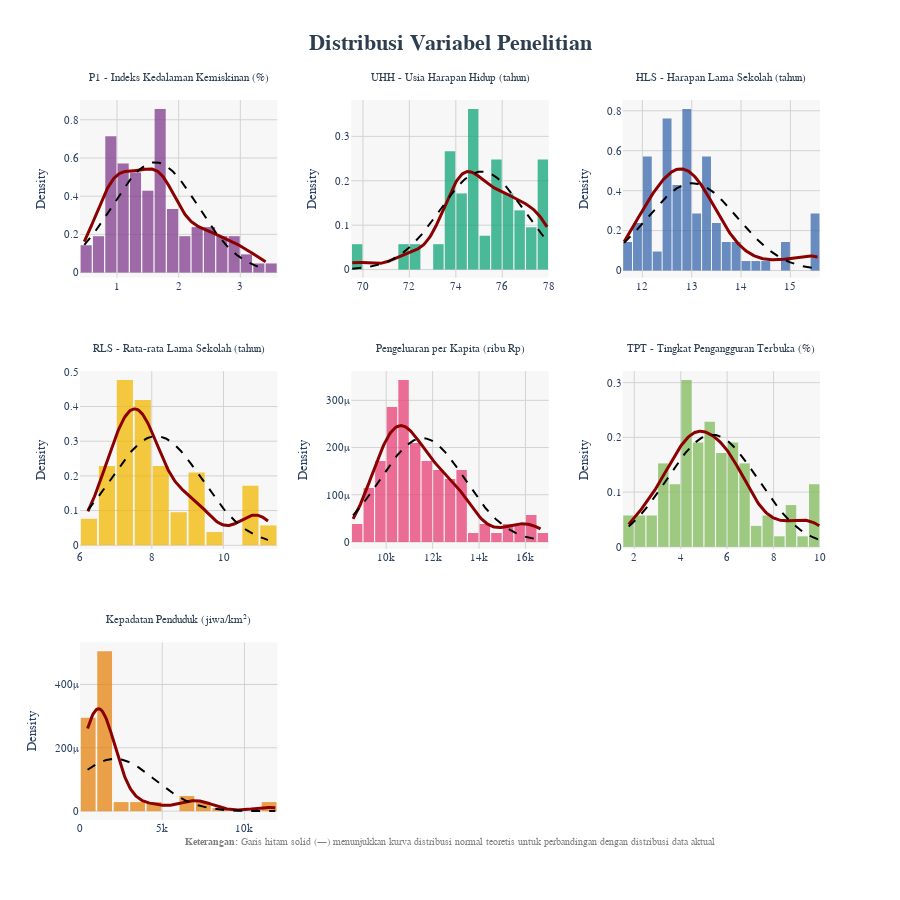

Write notebook code for a chart like this one.
### Markdown cell above
### **5. Visualisasi Distribusi (Histogram)**

### Code cell
print("Membuat Histogram Distribusi Data...")

# Konfigurasi nama variabel
var_labels = {
    'P1': 'P1 - Indeks Kedalaman Kemiskinan (%)',
    'UHH': 'UHH - Usia Harapan Hidup (tahun)',
    'HLS': 'HLS - Harapan Lama Sekolah (tahun)',
    'RLS': 'RLS - Rata-rata Lama Sekolah (tahun)',
    'Pengeluaran': 'Pengeluaran per Kapita (ribu Rp)',
    'TPT': 'TPT - Tingkat Pengangguran Terbuka (%)',
    'Kepadatan': 'Kepadatan Penduduk (jiwa/km²)'
}

# Layout grid (3 kolom)
n_cols = 3
n_rows = math.ceil(len(df_numeric.columns) / n_cols)

colors = px.colors.qualitative.Bold

# Buat subplot
subplot_titles = [var_labels[col] for col in df_numeric.columns]

fig = make_subplots(
    rows=n_rows, 
    cols=n_cols, 
    subplot_titles=subplot_titles,
    vertical_spacing=0.13,
    horizontal_spacing=0.10
)

for i, column in enumerate(df_numeric.columns):
    row = (i // n_cols) + 1
    col = (i % n_cols) + 1
    
    color = colors[i % len(colors)]
    
    # Hitung statistik untuk ditampilkan
    data = df_numeric[column].dropna()
    mean_val = data.mean()
    median_val = data.median()
    std_val = data.std()
    
    # Tambahkan Histogram untuk variabel
    fig.add_trace(
        go.Histogram(
            x=df_numeric[column], 
            name=column,
            nbinsx=20,   
            marker_color=color,
            opacity=0.75,
            showlegend=False,
            histnorm='probability density',  # Normalisasi untuk overlay dengan kurva
            hovertemplate=(
                f'<b>{column}</b><br>' +
                '<b>Range</b>: %{x}<br>' +
                '<b>Density</b>: %{y:.4f}<br>' +
                '<extra></extra>'
            )
        ),
        row=row, col=col
    )
    
    # Hitung KDE
    kde = gaussian_kde(data)
    x_range = np.linspace(data.min(), data.max(), 200)
    y_kde = kde(x_range)
    
    # Tambahkan kurva KDE (mengikuti data asli)
    fig.add_trace(
        go.Scatter(
            x=x_range,
            y=y_kde,
            mode='lines',
            name='Kurva Density',
            line=dict(color='darkred', width=3, dash='solid'),
            showlegend=False,
            hovertemplate='<b>Kurva Density (KDE)</b><br>x: %{x:.2f}<br>density: %{y:.4f}<extra></extra>'
        ),
        row=row, col=col
    )
    
    # Tambahkan kurva distribusi normal teoretis untuk perbandingan
    x_range_norm = np.linspace(data.min(), data.max(), 200)
    y_norm = stats.norm.pdf(x_range_norm, mean_val, std_val)
    
    fig.add_trace(
        go.Scatter(
            x=x_range_norm,
            y=y_norm,
            mode='lines',
            name='Kurva Normal Teoretis',
            line=dict(color='black', width=2, dash='dash'),
            showlegend=False,
            hovertemplate='<b>Kurva Normal Teoretis</b><br>x: %{x:.2f}<br>density: %{y:.4f}<extra></extra>'
        ),
        row=row, col=col
    )

fig.update_layout(
    title={
        'text': "<b>Distribusi Variabel Penelitian</b>",
        'x': 0.5,
        'xanchor': 'center',
        'font': {'size': 22, 'family': 'Arial, sans-serif', 'color': '#2c3e50'}
    },
    height=300 * n_rows,
    bargap=0.1,
    showlegend=False,
    plot_bgcolor='rgba(240,240,240,0.5)',
    paper_bgcolor='white',
    font=dict(family="Arial, sans-serif", size=11)
)

fig.update_annotations(font=dict(size=11, family="Arial, sans-serif", color="#34495e"))

for i, annotation in enumerate(fig['layout']['annotations']):
    if i < len(df_numeric.columns):
        annotation['font'] = dict(size=11, family="Arial, sans-serif", color="#2c3e50")
        annotation['y'] = annotation['y'] + 0.02  # Naikkan sedikit posisi judul

# Update axes untuk semua subplot
for i in range(1, len(df_numeric.columns) + 1):
    fig.update_xaxes(
        showgrid=True, 
        gridwidth=1, 
        gridcolor='lightgray',
        zeroline=False,
        row=((i-1) // n_cols) + 1, 
        col=((i-1) % n_cols) + 1
    )
    fig.update_yaxes(
        title_text="Density",
        showgrid=True, 
        gridwidth=1, 
        gridcolor='lightgray',
        zeroline=False,
        row=((i-1) // n_cols) + 1, 
        col=((i-1) % n_cols) + 1
    )

# Tambahkan anotasi legend manual di bagian bawah
fig.add_annotation(
    text="<b>Keterangan:</b> Garis hitam solid (—) menunjukkan kurva distribusi normal teoretis untuk perbandingan dengan distribusi data aktual",
    xref="paper", yref="paper",
    x=0.5, y=-0.04,
    showarrow=False,
    font=dict(size=10, color="gray"),
    xanchor='center'
)

# Tampilkan
fig.show()

# Simpan sebagai HTML
output_path = os.path.join(path_visualisasi, "histogram_distribusi.html")
fig.write_html(output_path)
print(f"✅ File tersimpan: {output_path}")

# Cetak statistik ringkas
print("\n📊 Ringkasan Statistik Distribusi:")
print("=" * 70)
for col in df_numeric.columns:
    data = df_numeric[col].dropna()
    print(f"{var_labels[col]}")
    print(f"  Mean: {data.mean():.2f} | Median: {data.median():.2f} | Std: {data.std():.2f}")
    print(f"  Range: {data.min():.2f} - {data.max():.2f}")
    print("-" * 70)

### Figure 1 — Plotly figure (JSON) as saved in the notebook; plotly's stock layout.template omitted (floating-point values rounded to 4 significant figures; data arrays with more than 128 entries replaced by an {"elided": "..."} marker saying what was removed)
{"data": [{"histnorm": "probability density", "hovertemplate": "<b>P1</b><br><b>Range</b>: %{x}<br><b>Density</b>: %{y:.4f}<br><extra></extra>", "marker": {"color": "rgb(127, 60, 141)"}, "name": "P1", "nbinsx": 20, "opacity": 0.75, "showlegend": false, "type": "histogram", "x": [1.48, 2.35, 2.1, 2.97, 3.24, 1.36, 2.75, 1.63, 1.76, 1.79, 0.91, 1.57, 1.61, 2.39, 1.66, 1.82, 2.77, 1.69, 1.23, 0.88, 2.31, 0.95, 1.57, 1.51, 1.76, 1.75, 2.92, 1.0, 3.04, 0.85, 1.83, 0.8, 0.67, 1.51, 1.04, 1.47, 1.75, 2.08, 2.34, 3.41, 1.31, 3.18, 1.66, 1.13, 1.86, 0.87, 1.33, 1.64, 2.07, 1.95, 1.8, 2.41, 1.2, 0.9, 1.22, 1.68, 1.03, 1.06, 1.52, 1.26, 1.67, 2.43, 0.95, 2.73, 0.47, 1.07, 0.66, 0.56, 0.9, 1.15, 1.54, 1.78, 2.52, 2.34, 2.89, 1.78, 2.6, 1.73, 1.02, 1.7, 1.17, 1.32, 1.22, 2.15, 1.48, 1.35, 2.52, 1.64, 0.99, 1.01, 1.83, 0.82, 0.99, 1.19, 1.85, 1.3, 2.4, 0.88, 2.98, 0.74, 1.0, 0.75, 0.54, 0.82, 0.86], "xaxis": "x", "yaxis": "y"}, {"hovertemplate": "<b>Kurva Density (KDE)</b><br>x: %{x:.2f}<br>density: %{y:.4f}<extra></extra>", "line": {"color": "darkred", "dash": "solid", "width": 3}, "mode": "lines", "name": "Kurva Density", "showlegend": false, "type": "scatter", "x": {"elided": "200 float values"}, "xaxis": "x", "y": {"elided": "200 float values"}, "yaxis": "y"}, {"hovertemplate": "<b>Kurva Normal Teoretis</b><br>x: %{x:.2f}<br>density: %{y:.4f}<extra></extra>", "line": {"color": "black", "dash": "dash", "width": 2}, "mode": "lines", "name": "Kurva Normal Teoretis", "showlegend": false, "type": "scatter", "x": {"elided": "200 float values"}, "xaxis": "x", "y": {"elided": "200 float values"}, "yaxis": "y"}, {"histnorm": "probability density", "hovertemplate": "<b>UHH</b><br><b>Range</b>: %{x}<br><b>Density</b>: %{y:.4f}<br><extra></extra>", "marker": {"color": "rgb(17, 165, 121)"}, "name": "UHH", "nbinsx": 20, "opacity": 0.75, "showlegend": false, "type": "histogram", "x": [73.9, 73.8, 73.21, 74.28, 73.55, 74.87, 71.94, 73.88, 76.03, 76.86, 77.73, 76.28, 77.55, 75.79, 74.84, 74.51, 74.61, 76.27, 76.68, 75.91, 75.46, 75.79, 75.64, 74.48, 74.74, 73.74, 73.53, 71.72, 69.54, 76.93, 77.32, 77.55, 77.51, 74.44, 74.54, 74.07, 73.88, 73.28, 74.37, 73.7, 75.03, 72.05, 74.03, 76.12, 76.95, 77.82, 76.41, 77.64, 75.87, 74.93, 74.6, 74.68, 76.32, 76.76, 75.97, 75.52, 75.86, 75.7, 74.53, 74.79, 73.8, 73.65, 71.85, 69.74, 77.02, 77.43, 77.72, 77.69, 74.51, 74.64, 74.25, 73.98, 73.37, 74.47, 73.83, 75.21, 72.17, 74.2, 76.23, 77.07, 77.86, 76.56, 77.72, 75.97, 75.04, 74.71, 74.77, 76.39, 76.86, 76.04, 75.6, 75.95, 75.77, 74.58, 74.85, 73.87, 73.85, 72.0, 69.96, 77.22, 77.63, 77.93, 77.9, 74.6, 74.77], "xaxis": "x2", "yaxis": "y2"}, {"hovertemplate": "<b>Kurva Density (KDE)</b><br>x: %{x:.2f}<br>density: %{y:.4f}<extra></extra>", "line": {"color": "darkred", "dash": "solid", "width": 3}, "mode": "lines", "name": "Kurva Density", "showlegend": false, "type": "scatter", "x": {"elided": "200 float values"}, "xaxis": "x2", "y": {"elided": "200 float values"}, "yaxis": "y2"}, {"hovertemplate": "<b>Kurva Normal Teoretis</b><br>x: %{x:.2f}<br>density: %{y:.4f}<extra></extra>", "line": {"color": "black", "dash": "dash", "width": 2}, "mode": "lines", "name": "Kurva Normal Teoretis", "showlegend": false, "type": "scatter", "x": {"elided": "200 float values"}, "xaxis": "x2", "y": {"elided": "200 float values"}, "yaxis": "y2"}, {"histnorm": "probability density", "hovertemplate": "<b>HLS</b><br><b>Range</b>: %{x}<br><b>Density</b>: %{y:.4f}<br><extra></extra>", "marker": {"color": "rgb(57, 105, 172)"}, "name": "HLS", "nbinsx": 20, "opacity": 0.75, "showlegend": false, "type": "histogram", "x": [12.63, 13.03, 12.0, 11.63, 13.35, 13.51, 11.76, 12.55, 12.57, 13.39, 13.84, 12.5, 13.69, 12.84, 12.44, 12.35, 12.12, 12.94, 13.24, 12.76, 13.32, 12.98, 12.32, 12.96, 12.13, 12.42, 11.96, 12.89, 12.05, 14.15, 14.88, 15.42, 15.53, 12.85, 13.07, 12.66, 13.21, 12.01, 11.81, 13.36, 13.52, 11.78, 12.58, 12.62, 13.4, 13.9, 12.51, 13.7, 12.91, 12.45, 12.44, 12.13, 12.95, 13.25, 12.77, 13.33, 13.04, 12.55, 12.97, 12.14, 12.43, 11.98, 12.91, 12.15, 14.31, 14.89, 15.43, 15.54, 12.86, 13.08, 12.67, 13.26, 12.02, 11.82, 13.37, 13.53, 11.8, 12.61, 12.66, 13.41, 13.91, 12.52, 13.71, 12.92, 12.46, 12.51, 12.15, 12.96, 13.26, 12.85, 13.34, 13.05, 12.61, 12.99, 12.15, 12.44, 12.01, 12.92, 12.44, 14.4, 14.9, 15.44, 15.55, 12.87, 13.18], "xaxis": "x3", "yaxis": "y3"}, {"hovertemplate": "<b>Kurva Density (KDE)</b><br>x: %{x:.2f}<br>density: %{y:.4f}<extra></extra>", "line": {"color": "darkred", "dash": "solid", "width": 3}, "mode": "lines", "name": "Kurva Density", "showlegend": false, "type": "scatter", "x": {"elided": "200 float values"}, "xaxis": "x3", "y": {"elided": "200 float values"}, "yaxis": "y3"}, {"hovertemplate": "<b>Kurva Normal Teoretis</b><br>x: %{x:.2f}<br>density: %{y:.4f}<extra></extra>", "line": {"color": "black", "dash": "dash", "width": 2}, "mode": "lines", "name": "Kurva Normal Teoretis", "showlegend": false, "type": "scatter", "x": {"elided": "200 float values"}, "xaxis": "x3", "y": {"elided": "200 float values"}, "yaxis": "y3"}, {"histnorm": "probability density", "hovertemplate": "<b>RLS</b><br><b>Range</b>: %{x}<br><b>Density</b>: %{y:.4f}<br><extra></extra>", "marker": {"color": "rgb(242, 183, 1)"}, "name": "RLS", "nbinsx": 20, "opacity": 0.75, "showlegend": false, "type": "histogram", "x": [7.09, 7.63, 7.25, 6.75, 7.55, 8.21, 6.82, 7.79, 7.85, 8.81, 9.35, 7.34, 8.57, 7.66, 7.11, 6.99, 7.3, 7.48, 8.76, 7.79, 7.86, 8.03, 7.25, 7.46, 6.88, 7.17, 6.45, 6.99, 6.22, 10.62, 10.9, 10.66, 10.78, 9.18, 8.73, 7.18, 7.78, 7.33, 6.84, 7.85, 8.32, 6.88, 7.81, 8.08, 9.09, 9.62, 7.42, 8.79, 7.79, 7.26, 7.01, 7.41, 7.79, 9.06, 8.09, 8.1, 8.05, 7.41, 7.71, 6.9, 7.46, 6.5, 7.25, 6.35, 10.94, 10.92, 10.95, 10.8, 9.2, 9.0, 7.39, 7.87, 7.34, 6.86, 7.86, 8.46, 6.89, 7.82, 8.09, 9.27, 9.84, 7.67, 9.02, 7.87, 7.28, 7.08, 7.72, 7.8, 9.34, 8.26, 8.27, 8.07, 7.5, 7.73, 7.07, 7.47, 6.55, 7.34, 6.4, 11.2, 11.0, 11.24, 10.81, 9.29, 9.24], "xaxis": "x4", "yaxis": "y4"}, {"hovertemplate": "<b>Kurva Density (KDE)</b><br>x: %{x:.2f}<br>density: %{y:.4f}<extra></extra>", "line": {"color": "darkred", "dash": "solid", "width": 3}, "mode": "lines", "name": "Kurva Density", "showlegend": false, "type": "scatter", "x": {"elided": "200 float values"}, "xaxis": "x4", "y": {"elided": "200 float values"}, "yaxis": "y4"}, {"hovertemplate": "<b>Kurva Normal Teoretis</b><br>x: %{x:.2f}<br>density: %{y:.4f}<extra></extra>", "line": {"color": "black", "dash": "dash", "width": 2}, "mode": "lines", "name": "Kurva Normal Teoretis", "showlegend": false, "type": "scatter", "x": {"elided": "200 float values"}, "xaxis": "x4", "y": {"elided": "200 float values"}, "yaxis": "y4"}, {"histnorm": "probability density", "hovertemplate": "<b>Pengeluaran</b><br><b>Range</b>: %{x}<br><b>Density</b>: %{y:.4f}<br><extra></extra>", "marker": {"color": "rgb(231, 63, 116)"}, "name": "Pengeluaran", "nbinsx": 20, "opacity": 0.75, "showlegend": false, "type": "histogram", "x": [10534, 11546, 10032, 9407, 9028, 10275, 10760, 9440, 13031, 12017, 11428, 9429, 11509, 12679, 10294, 9669, 10519, 10506, 11272, 10536, 10248, 12070, 9408, 11608, 9524, 10409, 8573, 9700, 10152, 12349, 14911, 15843, 15425, 12598, 13143, 10904, 11905, 10277, 9776, 9282, 10671, 11108, 10011, 13250, 12522, 11841, 9780, 11798, 13052, 10610, 10067, 10937, 10948, 11609, 10913, 10698, 12448, 9773, 11999, 9972, 10707, 8994, 10020, 10514, 12816, 15463, 16351, 16047, 13158, 13455, 11432, 12492, 10964, 10226, 9734, 11110, 11577, 10493, 13716, 12968, 12319, 10283, 12260, 13439, 11083, 10541, 11399, 11385, 12088, 11306, 11166, 12943, 10108, 12755, 10470, 11297, 9587, 10537, 10993, 13175, 15870, 16650, 16420, 14056, 14013], "xaxis": "x5", "yaxis": "y5"}, {"hovertemplate": "<b>Kurva Density (KDE)</b><br>x: %{x:.2f}<br>density: %{y:.4f}<extra></extra>", "line": {"color": "darkred", "dash": "solid", "width": 3}, "mode": "lines", "name": "Kurva Density", "showlegend": false, "type": "scatter", "x": {"elided": "200 float values"}, "xaxis": "x5", "y": {"elided": "200 float values"}, "yaxis": "y5"}, {"hovertemplate": "<b>Kurva Normal Teoretis</b><br>x: %{x:.2f}<br>density: %{y:.4f}<extra></extra>", "line": {"color": "black", "dash": "dash", "width": 2}, "mode": "lines", "name": "Kurva Normal Teoretis", "showlegend": false, "type": "scatter", "x": {"elided": "200 float values"}, "xaxis": "x5", "y": {"elided": "200 float values"}, "yaxis": "y5"}, {"histnorm": "probability density", "hovertemplate": "<b>TPT</b><br><b>Range</b>: %{x}<br><b>Density</b>: %{y:.4f}<br><extra></extra>", "marker": {"color": "rgb(128, 186, 90)"}, "name": "TPT", "nbinsx": 20, "opacity": 0.75, "showlegend": false, "type": "histogram", "x": [9.97, 6.05, 6.05, 5.86, 6.03, 3.59, 5.26, 5.03, 5.09, 5.48, 3.32, 2.43, 5.89, 4.76, 4.38, 3.81, 3.67, 4.6, 3.77, 4.23, 5.28, 5.02, 2.62, 7.55, 6.59, 4.28, 6.71, 9.97, 9.78, 8.73, 7.85, 7.26, 9.54, 6.89, 8.25, 9.62, 6.05, 5.23, 6.38, 5.92, 4.45, 5.01, 4.97, 4.92, 4.31, 2.47, 1.95, 5.7, 4.69, 4.4, 3.7, 1.76, 4.45, 3.21, 4.1, 6.11, 4.81, 2.54, 7.34, 6.64, 3.23, 6.63, 9.64, 9.48, 6.71, 5.83, 5.58, 7.6, 4.98, 6.68, 8.74, 6.35, 5.61, 6.26, 5.11, 4.02, 4.95, 4.42, 4.05, 4.2, 3.4, 1.92, 4.35, 3.87, 4.02, 3.1, 2.6, 4.29, 3.25, 3.35, 5.38, 4.05, 2.32, 5.76, 6.06, 3.25, 6.55, 8.6, 8.98, 5.25, 4.58, 4.57, 5.99, 5.02, 6.05], "xaxis": "x6", "yaxis": "y6"}, {"hovertemplate": "<b>Kurva Density (KDE)</b><br>x: %{x:.2f}<br>density: %{y:.4f}<extra></extra>", "line": {"color": "darkred", "dash": "solid", "width": 3}, "mode": "lines", "name": "Kurva Density", "showlegend": false, "type": "scatter", "x": {"elided": "200 float values"}, "xaxis": "x6", "y": {"elided": "200 float values"}, "yaxis": "y6"}, {"hovertemplate": "<b>Kurva Normal Teoretis</b><br>x: %{x:.2f}<br>density: %{y:.4f}<extra></extra>", "line": {"color": "black", "dash": "dash", "width": 2}, "mode": "lines", "name": "Kurva Normal Teoretis", "showlegend": false, "type": "scatter", "x": {"elided": "200 float values"}, "xaxis": "x6", "y": {"elided": "200 float values"}, "yaxis": "y6"}, {"histnorm": "probability density", "hovertemplate": "<b>Kepadatan</b><br><b>Range</b>: %{x}<br><b>Density</b>: %{y:.4f}<br><extra></extra>", "marker": {"color": "rgb(230, 131, 16)"}, "name": "Kepadatan", "nbinsx": 20, "opacity": 0.75, "showlegend": false, "type": "histogram", "x": [924, 1340, 1487, 1003, 1124, 709, 903, 1184, 1061, 1925, 1864, 585, 1211, 1045, 725, 491, 730, 894, 2005, 1122, 1347, 1115, 948, 917, 1023, 1167, 1328, 1836, 1047, 7572, 11361, 3374, 4432, 6813, 6950, 930, 1360, 1311, 971, 1073, 752, 910, 1209, 1064, 1946, 1964, 580, 1227, 1048, 744, 495, 642, 898, 2014, 1188, 1363, 1128, 919, 1031, 1031, 1180, 1483, 1846, 1213, 6715, 11878, 3683, 4442, 6889, 8069, 893, 1377, 1321, 984, 1048, 762, 924, 1226, 1008, 1834, 1999, 586, 1244, 1003, 756, 461, 636, 864, 2057, 1216, 1382, 1137, 929, 1050, 967, 1205, 1366, 1682, 1154, 6585, 11258, 3618, 4534, 7017, 7123], "xaxis": "x7", "yaxis": "y7"}, {"hovertemplate": "<b>Kurva Density (KDE)</b><br>x: %{x:.2f}<br>density: %{y:.4f}<extra></extra>", "line": {"color": "darkred", "dash": "solid", "width": 3}, "mode": "lines", "name": "Kurva Density", "showlegend": false, "type": "scatter", "x": {"elided": "200 float values"}, "xaxis": "x7", "y": {"elided": "200 float values"}, "yaxis": "y7"}, {"hovertemplate": "<b>Kurva Normal Teoretis</b><br>x: %{x:.2f}<br>density: %{y:.4f}<extra></extra>", "line": {"color": "black", "dash": "dash", "width": 2}, "mode": "lines", "name": "Kurva Normal Teoretis", "showlegend": false, "type": "scatter", "x": {"elided": "200 float values"}, "xaxis": "x7", "y": {"elided": "200 float values"}, "yaxis": "y7"}], "layout": {"annotations": [{"font": {"color": "#2c3e50", "family": "Arial, sans-serif", "size": 11}, "showarrow": false, "text": "P1 - Indeks Kedalaman Kemiskinan (%)", "x": 0.1333, "xanchor": "center", "xref": "paper", "y": 1.02, "yanchor": "bottom", "yref": "paper"}, {"font": {"color": "#2c3e50", "family": "Arial, sans-serif", "size": 11}, "showarrow": false, "text": "UHH - Usia Harapan Hidup (tahun)", "x": 0.5, "xanchor": "center", "xref": "paper", "y": 1.02, "yanchor": "bottom", "yref": "paper"}, {"font": {"color": "#2c3e50", "family": "Arial, sans-serif", "size": 11}, "showarrow": false, "text": "HLS - Harapan Lama Sekolah (tahun)", "x": 0.8667, "xanchor": "center", "xref": "paper", "y": 1.02, "yanchor": "bottom", "yref": "paper"}, {"font": {"color": "#2c3e50", "family": "Arial, sans-serif", "size": 11}, "showarrow": false, "text": "RLS - Rata-rata Lama Sekolah (tahun)", "x": 0.1333, "xanchor": "center", "xref": "paper", "y": 0.6433, "yanchor": "bottom", "yref": "paper"}, {"font": {"color": "#2c3e50", "family": "Arial, sans-serif", "size": 11}, "showarrow": false, "text": "Pengeluaran per Kapita (ribu Rp)", "x": 0.5, "xanchor": "center", "xref": "paper", "y": 0.6433, "yanchor": "bottom", "yref": "paper"}, {"font": {"color": "#2c3e50", "family": "Arial, sans-serif", "size": 11}, "showarrow": false, "text": "TPT - Tingkat Pengangguran Terbuka (%)", "x": 0.8667, "xanchor": "center", "xref": "paper", "y": 0.6433, "yanchor": "bottom", "yref": "paper"}, {"font": {"color": "#2c3e50", "family": "Arial, sans-serif", "size": 11}, "showarrow": false, "text": "Kepadatan Penduduk (jiwa/km²)", "x": 0.1333, "xanchor": "center", "xref": "paper", "y": 0.2667, "yanchor": "bottom", "yref": "paper"}, {"font": {"color": "gray", "size": 10}, "showarrow": false, "text": "<b>Keterangan:</b> Garis hitam solid (—) menunjukkan kurva distribusi normal teoretis untuk perbandingan dengan distribusi data aktual", "x": 0.5, "xanchor": "center", "xref": "paper", "y": -0.04, "yref": "paper"}], "bargap": 0.1, "font": {"family": "Arial, sans-serif", "size": 11}, "height": 900, "paper_bgcolor": "white", "plot_bgcolor": "rgba(240,240,240,0.5)", "showlegend": false, "title": {"font": {"color": "#2c3e50", "family": "Arial, sans-serif", "size": 22}, "text": "<b>Distribusi Variabel Penelitian</b>", "x": 0.5, "xanchor": "center"}, "xaxis": {"anchor": "y", "domain": [0, 0.2667], "gridcolor": "lightgray", "gridwidth": 1, "showgrid": true, "zeroline": false}, "xaxis2": {"anchor": "y2", "domain": [0.3667, 0.6333], "gridcolor": "lightgray", "gridwidth": 1, "showgrid": true, "zeroline": false}, "xaxis3": {"anchor": "y3", "domain": [0.7333, 1], "gridcolor": "lightgray", "gridwidth": 1, "showgrid": true, "zeroline": false}, "xaxis4": {"anchor": "y4", "domain": [0, 0.2667], "gridcolor": "lightgray", "gridwidth": 1, "showgrid": true, "zeroline": false}, "xaxis5": {"anchor": "y5", "domain": [0.3667, 0.6333], "gridcolor": "lightgray", "gridwidth": 1, "showgrid": true, "zeroline": false}, "xaxis6": {"anchor": "y6", "domain": [0.7333, 1], "gridcolor": "lightgray", "gridwidth": 1, "showgrid": true, "zeroline": false}, "xaxis7": {"anchor": "y7", "domain": [0, 0.2667], "gridcolor": "lightgray", "gridwidth": 1, "showgrid": true, "zeroline": false}, "xaxis8": {"anchor": "y8", "domain": [0.3667, 0.6333]}, "xaxis9": {"anchor": "y9", "domain": [0.7333, 1]}, "yaxis": {"anchor": "x", "domain": [0.7533, 1], "gridcolor": "lightgray", "gridwidth": 1, "showgrid": true, "title": {"text": "Density"}, "zeroline": false}, "yaxis2": {"anchor": "x2", "domain": [0.7533, 1], "gridcolor": "lightgray", "gridwidth": 1, "showgrid": true, "title": {"text": "Density"}, "zeroline": false}, "yaxis3": {"anchor": "x3", "domain": [0.7533, 1], "gridcolor": "lightgray", "gridwidth": 1, "showgrid": true, "title": {"text": "Density"}, "zeroline": false}, "yaxis4": {"anchor": "x4", "domain": [0.3767, 0.6233], "gridcolor": "lightgray", "gridwidth": 1, "showgrid": true, "title": {"text": "Density"}, "zeroline": false}, "yaxis5": {"anchor": "x5", "domain": [0.3767, 0.6233], "gridcolor": "lightgray", "gridwidth": 1, "showgrid": true, "title": {"text": "Density"}, "zeroline": false}, "yaxis6": {"anchor": "x6", "domain": [0.3767, 0.6233], "gridcolor": "lightgray", "gridwidth": 1, "showgrid": true, "title": {"text": "Density"}, "zeroline": false}, "yaxis7": {"anchor": "x7", "domain": [0, 0.2467], "gridcolor": "lightgray", "gridwidth": 1, "showgrid": true, "title": {"text": "Density"}, "zeroline": false}, "yaxis8": {"anchor": "x8", "domain": [0, 0.2467]}, "yaxis9": {"anchor": "x9", "domain": [0, 0.2467]}}}
